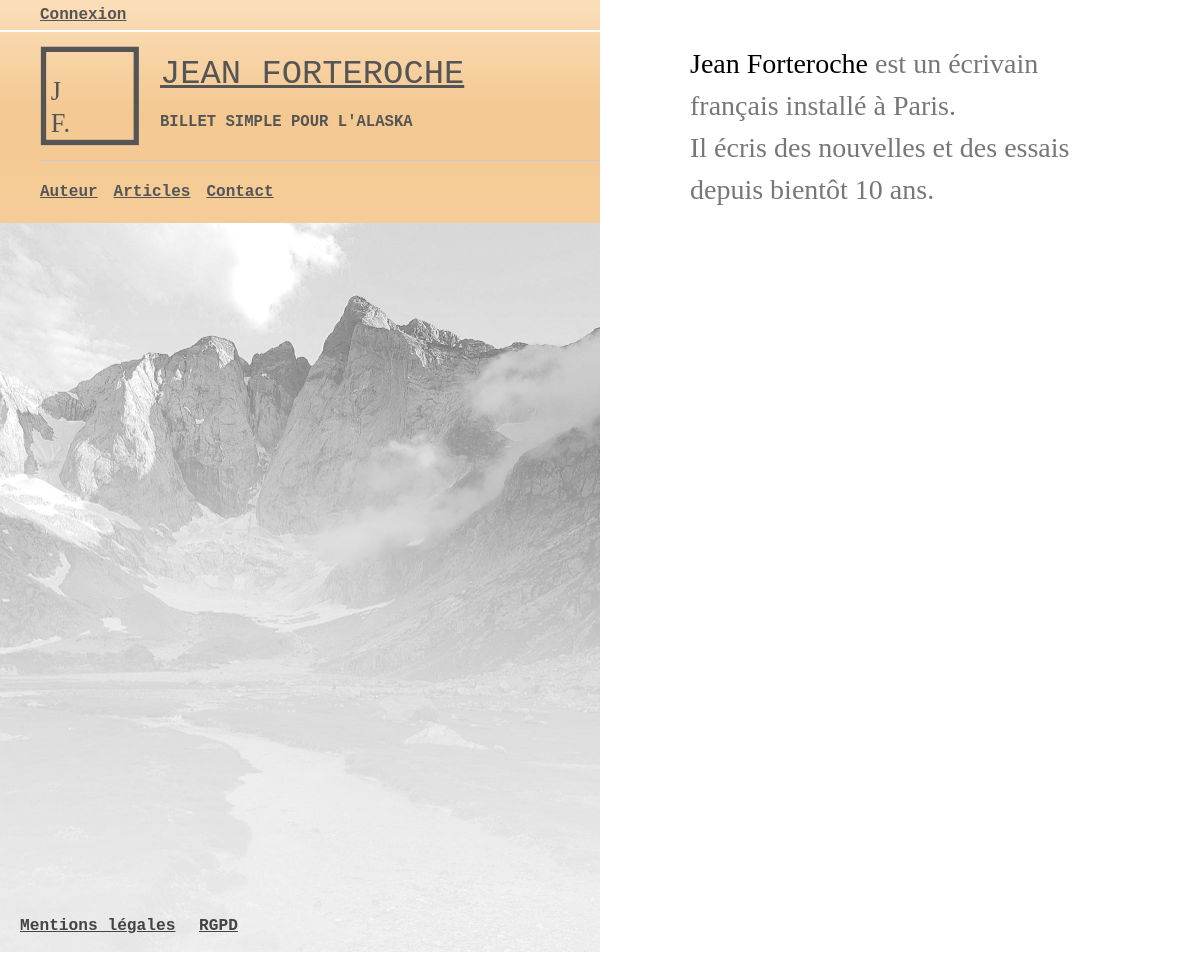
Before: / with the older database file.
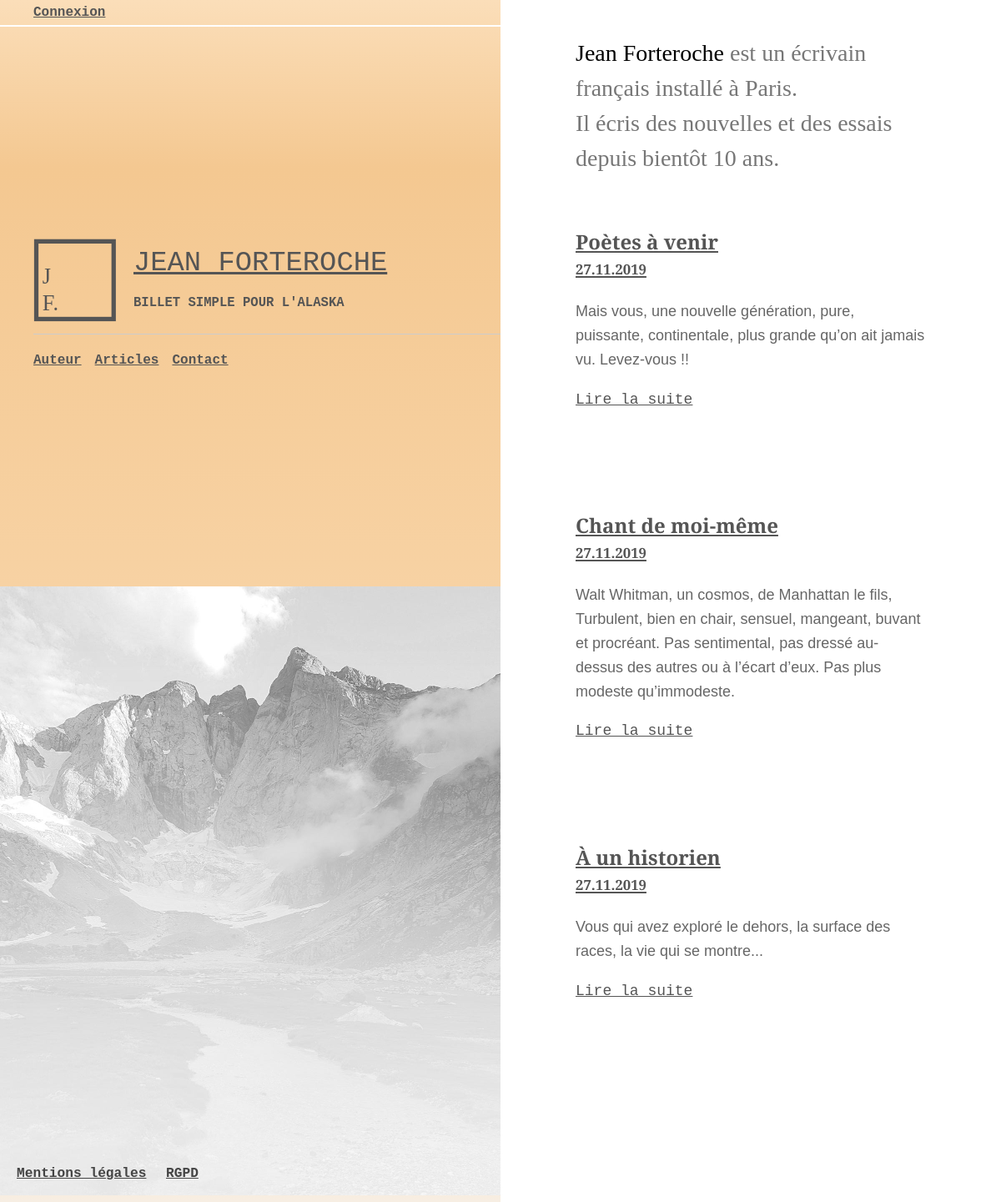
After: the same page with the newer database file.
### tables this page shows
CREATE TABLE `oc_posts` (
  `id` int(11) NOT NULL,
  `title` varchar(255) NOT NULL,
  `content` text NOT NULL,
  `creation_date` datetime NOT NULL,
  `author` varchar(30) NOT NULL,
  `excerpt` varchar(500) NOT NULL
);

### controller/PostController.php (called while the page is built, shortened)
<?php
require_once('./model/PostManager.php');
class PostController {
  public function indexView()
  {
    $postManager = new PostManager();
    $lastPosts = $postManager->getLastPost();
    $indexView = './view/frontend/indexView';
    require($indexView . '.php');
  }
}

### model/PostManager.php (called while the page is built, shortened)
<?php
class PostManager extends Manager
{
  public function getLastPost()
  {
    $db = $this->dbConnect();
    $posts = $db->prepare('SELECT id, title, content, excerpt, DATE_FORMAT(creation_date, \'%d.%m.%Y\') AS creation_date_fr FROM oc_posts ORDER BY creation_date DESC LIMIT 0, 3');
    $posts->execute();
    return $posts;
  }
}

### view/frontend/indexView.php (the view, shortened to what this page needs)
<header id="main_header">
  <?php include('view/nav.php'); ?>
  <div id="header_content">
    <?php include('view/navigation.php'); ?>
    <div id="container">
      <img src="././public/img/logo-gris.svg" alt="">
      <h1><a href="index.php" title="Accueil de Jean Forteroche">Jean Forteroche</a><br />
      <span>Billet simple pour l'Alaska</span></h1>
    </div>
  </div>
  <figure id="image_home">
    <picture>
      <source srcset="././public/img/montagnes-pyrenees2-1200.jpg" media="(min-width: 480px)">
      <img src="././public/img/montagnes-pyrenees-480.jpg" alt="Photographie de montagnes dans les Pyrénées." />
    </picture>
  </figure>
</header>
<main id="home-grid">
  <section id="list-news">
    <header class="content_header">
      <h2 class="big-chars" style="color: #000;">Jean Forteroche <span>est un écrivain français installé à Paris.<br />
        Il écris des nouvelles et des essais depuis bientôt 10 ans.</span></h2>
    </header>
    <?php
    while ($data = $lastPosts->fetch())
    {
    ?>
        <article class="news">
            <h3><a href="index.php?action=post&amp;id=<?= htmlspecialchars($data['id']) ?>" title="Lire la suite">
                <?= htmlspecialchars($data['title']) ?><br />
                <span><?= htmlspecialchars($data['creation_date_fr']) ?></span>
            </a></h3>
            <?= nl2br($data['excerpt']); ?>
            <p><a href="index.php?action=post&amp;id=<?= htmlspecialchars($data['id']) ?>">Lire la suite</a></p>
        </article>
    <?php
    }
    ?>
  </section>
</main>
<?php $content = ob_get_clean() ?>
<?php require('./view/template.php') ?>

### index.php (shortened to what this page needs)
<?php
$AuthController = new AuthController;
$PostController = new PostController;
$CommentsController = new CommentsController;
$UserController = new UserController;
try
{
  $action = filter_input(INPUT_GET, 'action', FILTER_SANITIZE_STRING);
  $id = filter_input(INPUT_GET, 'id', FILTER_SANITIZE_NUMBER_INT);
  $id_post = filter_input(INPUT_GET, 'id_post');
  $cookieTicket = filter_input(INPUT_COOKIE, 'ticket');
  $author = filter_input(INPUT_POST, 'author');
  $comment = filter_input(INPUT_POST, 'comment');
  if(isset($_SESSION['id']) && isset($_SESSION['pseudo']) && !empty($_SESSION['role'] == 1))
  {
    if (!empty(htmlspecialchars($action)))
    {
      if(isset($cookieTicket) == isset($_SESSION['ticket']))
      {
      	$ticket = session_id().microtime().rand(0,99999999);
      	$ticket = hash('sha512', $ticket);
        setcookie('ticket', $ticket, time() + (60 * 20));
      	$_SESSION['ticket'] = $ticket;
        if ($action == 'indexView')
        {
          $PostController->indexView();
        }
        elseif ($action == 'listPosts')
        {
          $PostController->listPosts();
        }
        elseif ($action == 'contact')
        {
          $UserController->contactView();
        }
        elseif ($action == 'authorView')
        {
          $UserController->authorView();
        }
        elseif ($action == 'legal')
        {
          $UserController->legalView();
        }
        elseif ($action == 'rgpd')
        {
          $UserController->rgpdView();
        }
        elseif ($action == 'post')
        {
          if (isset($id) && $id > 0)
          {
            $PostController->post();
          }
          else
          {
            throw new Exception('Erreur : aucun identifiant de billet envoyé.');
          }
        }
        elseif ($action == 'addComment')
        {
          if (isset($id) && $id > 0)
          {
            if (!empty($author) && !empty($comment))
            {
              $CommentsController->addComment($id, $author, $comment);
            }
            else
            {
              throw new Exception('Erreur : tous les champs doivent être renseignés !');
            }
          }
          else
          {
            throw new Exception('Erreur : aucun identifiant de billet envoyé.');
          }
        }
        elseif ($action == 'report')
        {
          if (isset($id_post) && $id_post > 0)
          {
            if (isset($id) && $id > 0)
            {
              $CommentsController->reportingComment();
            }
            else
            {
              throw new Exception('Aucun identifiant de commentaire envoyé pour pouvoir le signaler!');
            }
          }
          else
          {
            throw new Exception('Aucun identifiant d\'article envoyé pour revenir sur la page précédente!');
          }
        }
        elseif ($action == 'logout')
        {
          $AuthController->logoutUser();
        }
      }
      else
      {
        $AuthController->logoutUser();
      }
    }
    else
    {
      $PostController->indexView();
    }
  }
  else
  {
    if (!empty(htmlspecialchars($action)))
    {
      if ($action == 'indexView')
      {
        $PostController->indexView();
      }
      elseif ($action == 'listPosts')
      {
        $PostController->listPosts();
      }
      elseif ($action == 'post')
      {
        if (isset($id) && $id > 0)
        {
          $PostController->post();
        }
        else
        {
          throw new Exception('Erreur : aucun identifiant de billet envoyé.');
        }
      }
      elseif ($action == 'contact')
      {
        $UserController->contactView();
      }
      elseif ($action == 'authorView')
      {
        $UserController->authorView();
      }
      elseif ($action == 'legal')
      {
        $UserController->legalView();
      }
      elseif ($action == 'rgpd')
      {
        $UserController->rgpdView();
      }
      elseif ($action == 'report')
      {
        if (isset($id_post) && $id_post > 0)
        {
          if (isset($id) && $id > 0)
          {
            $CommentsController->reportingComment();
          }
          else
          {
            throw new Exception('Aucun identifiant de commentaire envoyé pour pouvoir le signaler!');
          }
        }
        else
        {
          throw new Exception('Aucun identifiant d\'article envoyé pour revenir sur la page précédente!');
        }
      }
      elseif ($action == 'login') {
        $AuthController->login();
      }
      elseif ($action == 'subscription')
      {
        if (!empty($_POST['pseudo']) && !empty($_POST['pass']) && !empty($_POST['pass_confirm']) && !empty($_POST['email']))
        {
          $pseudo = htmlspecialchars($_POST['pseudo']);
          $email = filter_var($_POST['email'], FILTER_SANITIZE_EMAIL);
          if (strlen($_POST['pass']) < 6)
          {
            throw new Exception('Votre mot de passe doit comporter 6 caractères au minimum.');
          }
          else
          {
            if (filter_var($email, FILTER_VALIDATE_EMAIL))
            {
              if ($_POST['pass'] == $_POST['pass_confirm'])
              {
                $password_hash = password_hash($_POST['pass'], PASSWORD_DEFAULT);
                $UserController->registerUser($pseudo, $password_hash, $email);
              }
              else
              {
                throw new Exception('Les deux mots de passe ne sont pas identiques, recommencez !');
              }
            }
            else
            {
              throw new Exception('L\'adresse email ' . $email . ' n\'est pas valide, recommencez !');
            }
          }
        }
        else
        {
          throw new Exception('Tous les champs doivent être remplis !');
        }
      }
      elseif ($action == 'connect')
      {
        if (!empty($_POST['pseudo']) && !empty($_POST['pass']) && !empty($_POST['token']))
        {
          $AuthController->logUser($_POST['pseudo'], $_POST['pass'], $_POST['token']);
        }
        else
        {
          throw new Exception('Tous les champs doivent être remplis !');
        }
      }
      elseif ($action == 'logout')
      {
        $AuthController->logoutUser();
      }
    }
    else
    {
      $PostController->indexView();
    }
  }
}
catch(Exception $e)
{
  $errorMessage = $e->getMessage();
  require('view/errorView.php');
}

### view/nav.php (shortened to what this page needs)
<nav id="main_navigation">
  <ul>
    <?php
    if (isset($_SESSION['id']) && isset($_SESSION['pseudo']))
    {
      ?>
        <li>Bonjour <?= $_SESSION['pseudo'] ?> (<a href="index.php?action=logout">déconnexion</a>)</li>
      <?php
    }
    else
    {
      ?>
        <li><a href="index.php?action=login">Connexion</a></li>
      <?php
    }
    ?>
  </ul>
</nav>

### view/navigation.php
<nav id="nav">
  <ul>
    <li><a href="index.php?action=authorView">Auteur</a></li>
    <li><a href="index.php?action=listPosts">Articles</a></li>
    <li><a href="index.php?action=contact">Contact</a></li>
  </ul>
</nav>

### view/template.php (shortened to what this page needs)
<!DOCTYPE html>
<html lang="fr">
  <head>
    <link href="./public/css/style.css" rel="stylesheet">
  </head>
  <body>
    <?= $content ?>
    <footer>
      <ul>
        <li><a href="index.php?action=legal">Mentions légales</a></li>
        <li><a href="index.php?action=rgpd" title="Données personnelles">RGPD</a></li>
      </ul>
    </footer>
  </body>
</html>

### public/css/style.css (style rules this page uses)
*, *:before, *:after { outline: none; box-sizing: inherit; }
html { width: 100vw; height: auto; }
body { margin: 0; padding: 0; width: 100vw; height:auto; color: #444; font-size: 20px; line-height: 30px; scroll-behavior: smooth; overflow:hidden; font-family: 'Nunito Sans', Verdana, sans-serif; display: flex; flex-direction: row; flex-wrap: nowrap; justify-content: flex-start; align-content: stretch; align-items: stretch; }
p, address { font-size:1em;line-height:1.6em;font-weight:400; color:#666; }
a { font-size:1em; line-height:1.6em;font-weight:400; color:#555;text-decoration: underline; }
h2, h3, h4 { font-family: 'Spectral', Georgia, serif; color: #555; }
h1 { font-family: 'Consolas', 'Courier New', monospace; text-transform:uppercase;font-weight:800; color: #555; }
h1, h1 a { font-size: 1.4em; line-height: 1.5em; }
h1 span, h2 span { font-size : 60%; }
h3 span { font-size : 70%; }
h2 { font-weight:700; font-size: 1.4em; line-height: 2.4em; margin-bottom:0px; }
h3, h3 a { font-weight:700; font-size:1.2em; }
h3, h3 a:hover { text-decoration: none; }
h3 a, .news h3 a { font-weight:700; font-size:1em; line-height: 1em; font-family: 'Spectral', Georgia, serif; color: #555; text-decoration: underline; }
h2 span, h4 span, p span { color:#777; }
h3 span, h3 a span { color:#555; }
.big-chars { font-size:1.4em; font-weight: 100; line-height: 1.5em; font-family: "Spectral", Georgia, serif; }
.big-chars > span { font-size:100%; }
footer ul li, footer p, footer a { color: #444; font-family: "Courier New", Courier, monospace; font-weight: 600; font-size: .9em; }
main { display: block; }
section { width:80%; margin: 1em auto; }
.news { padding: 2em 0; }
#main_header { width: 50%; height: 100vh; display: flex; flex-direction: column; justify-content: space-between; color: #666; background: #FBDEB9; background: linear-gradient(0deg, rgba(247,238,227,1) 0%, rgba(251,222,185,1) 9%, rgba(244,200,145,1) 86%, rgba(251,222,185,1) 100%); }
#header_content { padding-left: 2em; display: flex; flex-direction: column-reverse; }
#header_content #container { display:flex; border-bottom: 1px solid #ccc; }
#home-grid { display: flex; flex-direction: column; flex-wrap: nowrap; justify-content: flex-start; align-content: stretch; align-items: stretch; width: 50%; height: 100vh; overflow-y: scroll; }
#list-news { width: 70%; }
footer { position: absolute; bottom: 0; left: 0; background: transparent; width: 100%; display: flex; flex-direction: row; }
#main_navigation { width: 100%; display: flex; flex-direction: row; justify-content: flex-start; height: auto; padding-left: 3em; left: -2em; position: relative; border-bottom: 2px solid #fff; font-weight: 600; }
#main_navigation ul { list-style: none; margin: 0; padding: 0 0 0 1em; display: flex; flex-direction: row; flex-wrap: wrap; }
#main_navigation ul li { padding-right: 1em; font-family: "Courier New", Courier, monospace; font-size: .8em; }
#main_navigation a { font-family: "Courier New", Courier, monospace; font-weight: 600; }
#nav { font-size: .8em; font-family: "Courier New", Courier, monospace; }
#nav ul { list-style: none; padding-left: 0; display: flex; }
#nav ul li { padding-right: 1em; }
#nav a { font-weight: 600; }
.news a { font-family: "Courier New", Courier, monospace; font-weight: 500; }
img { max-width: 100%; height: auto; border-style: none; }
#header_content img { width: 100px; height: auto; margin-right:1em; }
#image_home { display: flex; margin: 0 auto; }
#image_home img { width: 50vw; }
footer ul { list-style: none; padding-left: 1em; }
footer ul li { display:inline-block; padding-right: 1em; }
@media only screen and (min-width: 960px) and (max-width: 1279px) { h1, h1 a { font-size: 1.3em; } }
@media only screen and (min-width: 960px) and (max-width: 1279px) { p, address { font-size: .9em; } }

Changed rows visible on the page:
added oc_posts: title "Poètes à venir", creation_date_fr "27.11.2019", excerpt "Mais vous, une nouvelle génération, pure, puissante, continentale, plus grande qu’on ait jamais vu. Levez-vous !!"
added oc_posts: title "Chant de moi-même", creation_date_fr "27.11.2019", excerpt "Walt Whitman, un cosmos, de Manhattan le fils, Turbulent, bien en chair, sensuel, mangeant, buvant et procréant. Pas sentimental, pas dressé au-dessus des autres ou à l’écart d’eux. Pas plus modeste qu’immodeste."
added oc_posts: title "À un historien", creation_date_fr "27.11.2019", excerpt "Vous qui avez exploré le dehors, la surface des races, la vie qui se montre..."
